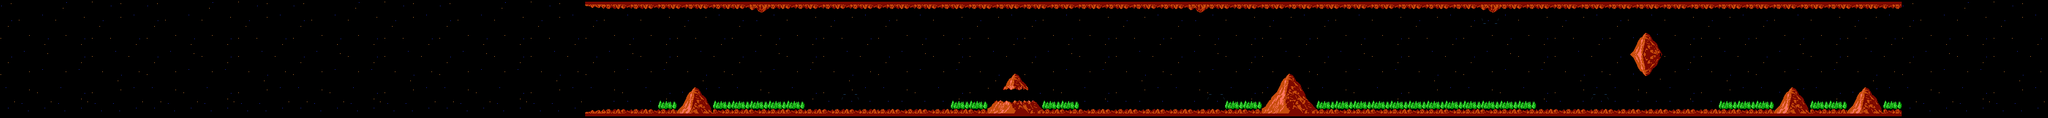

Rendered tile map (Tiled .tmx) drawn with the repository's tilesets; below, a short description and the map source with its tile grids summarised:
An orthogonal 448x26 tile map with 8x8 px tiles, 1 tile layer (BG).

<map version="1.0" tiledversion="1.1.5" orientation="orthogonal" renderorder="right-down" width="448" height="26" tilewidth="8" tileheight="8" infinite="0" nextobjectid="1">
 <tileset firstgid="1" name="tileset" tilewidth="8" tileheight="8" tilecount="160" columns="32">
  <image source="level01.tmx.png" width="256" height="40" />
 </tileset>
 <layer name="BG" width="448" height="26">
  <data>[11648 cells, 11648 non-empty, 150 distinct tile ids]</data>
 </layer>
</map>